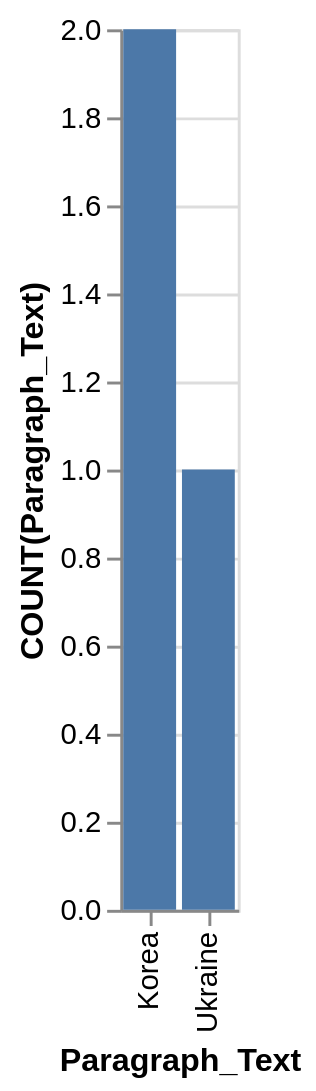

Vega-Lite specification stored for this chart:
### Vega-Lite specification from a JSON file in a GitHub repository (floating-point values rounded to 4 significant figures)
{"data": {"values": [{"x_data": "Korea", "y_data": 2}, {"x_data": "Ukraine", "y_data": 1}]}, "mark": "bar", "encoding": {"x": {"field": "x_data", "type": "nominal", "title": "Paragraph_Text", "sort": "ascending"}, "y": {"field": "y_data", "type": "quantitative", "title": "COUNT(Paragraph_Text)"}}}
